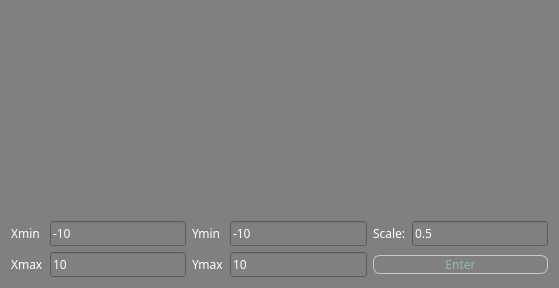
<?xml version="1.0" encoding="UTF-8"?>
<ui version="4.0">
 <class>plotwindow</class>
 <widget class="QDialog" name="plotwindow">
  <property name="geometry">
   <rect>
    <x>0</x>
    <y>0</y>
    <width>559</width>
    <height>288</height>
   </rect>
  </property>
  <property name="windowTitle">
   <string>Dialog</string>
  </property>
  <property name="styleSheet">
   <string notr="true">background-color:#808080;</string>
  </property>
  <layout class="QGridLayout" name="gridLayout">
   <item row="2" column="2">
    <widget class="QLabel" name="label_4">
     <property name="font">
      <font>
       <family>PT Sans</family>
      </font>
     </property>
     <property name="styleSheet">
      <string notr="true">color:#ffffff;</string>
     </property>
     <property name="text">
      <string>Ymax</string>
     </property>
    </widget>
   </item>
   <item row="1" column="0">
    <widget class="QLabel" name="label">
     <property name="font">
      <font>
       <family>PT Sans</family>
      </font>
     </property>
     <property name="styleSheet">
      <string notr="true">color:#ffffff;</string>
     </property>
     <property name="text">
      <string>Xmin</string>
     </property>
    </widget>
   </item>
   <item row="2" column="1">
    <widget class="QLineEdit" name="x_max">
     <property name="font">
      <font>
       <family>PT Sans</family>
      </font>
     </property>
     <property name="styleSheet">
      <string notr="true">color:#FFFAFA;</string>
     </property>
     <property name="text">
      <string>10</string>
     </property>
    </widget>
   </item>
   <item row="1" column="5">
    <widget class="QLineEdit" name="scale">
     <property name="font">
      <font>
       <family>PT Sans</family>
      </font>
     </property>
     <property name="styleSheet">
      <string notr="true">color:#FFFAFA;</string>
     </property>
     <property name="text">
      <string>0.5</string>
     </property>
    </widget>
   </item>
   <item row="2" column="0">
    <widget class="QLabel" name="label_2">
     <property name="font">
      <font>
       <family>PT Sans</family>
      </font>
     </property>
     <property name="styleSheet">
      <string notr="true">color:#ffffff;</string>
     </property>
     <property name="text">
      <string>Xmax</string>
     </property>
    </widget>
   </item>
   <item row="1" column="3">
    <widget class="QLineEdit" name="y_min">
     <property name="font">
      <font>
       <family>PT Sans</family>
      </font>
     </property>
     <property name="styleSheet">
      <string notr="true">color:#FFFAFA;</string>
     </property>
     <property name="text">
      <string>-10</string>
     </property>
    </widget>
   </item>
   <item row="1" column="1">
    <widget class="QLineEdit" name="x_min">
     <property name="font">
      <font>
       <family>PT Sans</family>
      </font>
     </property>
     <property name="styleSheet">
      <string notr="true">color:#FFFAFA;</string>
     </property>
     <property name="text">
      <string>-10</string>
     </property>
    </widget>
   </item>
   <item row="0" column="1" colspan="5">
    <widget class="QCustomPlot" name="widget" native="true">
     <property name="sizePolicy">
      <sizepolicy hsizetype="Preferred" vsizetype="Expanding">
       <horstretch>0</horstretch>
       <verstretch>0</verstretch>
      </sizepolicy>
     </property>
    </widget>
   </item>
   <item row="2" column="3">
    <widget class="QLineEdit" name="y_max">
     <property name="font">
      <font>
       <family>PT Sans</family>
      </font>
     </property>
     <property name="styleSheet">
      <string notr="true">color:#FFFAFA;</string>
     </property>
     <property name="text">
      <string>10</string>
     </property>
    </widget>
   </item>
   <item row="1" column="4">
    <widget class="QLabel" name="label_5">
     <property name="font">
      <font>
       <family>PT Sans</family>
      </font>
     </property>
     <property name="styleSheet">
      <string notr="true">color:#ffffff;</string>
     </property>
     <property name="text">
      <string>Scale:</string>
     </property>
    </widget>
   </item>
   <item row="2" column="4" colspan="2">
    <widget class="QPushButton" name="get_btn">
     <property name="font">
      <font>
       <family>PT Sans</family>
      </font>
     </property>
     <property name="styleSheet">
      <string notr="true">QPushButton{
background-color: #808080;
border: 1px solid #DBC3C3;
color: #91b9ba;
border-radius: 7px;;
}

QPushButton:hover{
background-color: #DBC3C3;
border: 1px solid gray;
color: #FFFFFF;
border-radius: 7px;
}

QPushButton:pressed{
background-color: #808080;
border: 1px solid gray;
color: #FFFFFF;
border-radius: 7px;
}</string>
     </property>
     <property name="text">
      <string>Enter</string>
     </property>
    </widget>
   </item>
   <item row="1" column="2">
    <widget class="QLabel" name="label_3">
     <property name="font">
      <font>
       <family>PT Sans</family>
      </font>
     </property>
     <property name="styleSheet">
      <string notr="true">color:#ffffff;</string>
     </property>
     <property name="text">
      <string>Ymin</string>
     </property>
    </widget>
   </item>
  </layout>
 </widget>
 <customwidgets>
  <customwidget>
   <class>QCustomPlot</class>
   <extends>QWidget</extends>
   <header>../src/temp/qcustomplot.h</header>
   <container>1</container>
  </customwidget>
 </customwidgets>
 <resources/>
 <connections/>
</ui>
